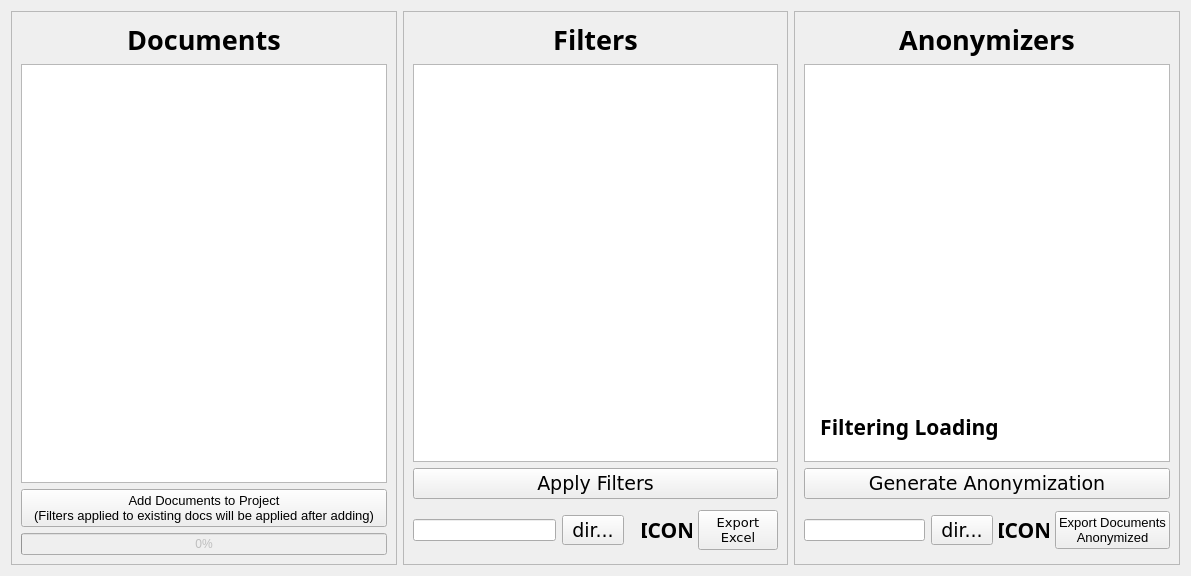
<?xml version="1.0" encoding="UTF-8"?>
<ui version="4.0">
 <class>Form</class>
 <widget class="QWidget" name="Form">
  <property name="geometry">
   <rect>
    <x>0</x>
    <y>0</y>
    <width>1191</width>
    <height>576</height>
   </rect>
  </property>
  <property name="sizePolicy">
   <sizepolicy hsizetype="Expanding" vsizetype="Expanding">
    <horstretch>0</horstretch>
    <verstretch>0</verstretch>
   </sizepolicy>
  </property>
  <property name="maximumSize">
   <size>
    <width>99999</width>
    <height>99999</height>
   </size>
  </property>
  <property name="windowTitle">
   <string>Form</string>
  </property>
  <layout class="QHBoxLayout" name="horizontalLayout">
   <item>
    <widget class="QFrame" name="documentsFrame">
     <property name="frameShape">
      <enum>QFrame::StyledPanel</enum>
     </property>
     <property name="frameShadow">
      <enum>QFrame::Raised</enum>
     </property>
     <layout class="QGridLayout" name="gridLayout_2">
      <item row="1" column="0">
       <widget class="QListWidget" name="listaDocsWidget">
        <property name="mouseTracking">
         <bool>true</bool>
        </property>
       </widget>
      </item>
      <item row="0" column="0">
       <widget class="QLabel" name="documentsLabel">
        <property name="font">
         <font>
          <family>Droid Sans Fallback</family>
          <pointsize>20</pointsize>
          <weight>75</weight>
          <bold>true</bold>
         </font>
        </property>
        <property name="text">
         <string>Documents</string>
        </property>
        <property name="alignment">
         <set>Qt::AlignCenter</set>
        </property>
       </widget>
      </item>
      <item row="2" column="0">
       <widget class="QPushButton" name="addDocumentsButton">
        <property name="font">
         <font>
          <family>MS Shell Dlg 2</family>
          <pointsize>10</pointsize>
         </font>
        </property>
        <property name="text">
         <string>Add Documents to Project
(Filters applied to existing docs will be applied after adding)</string>
        </property>
       </widget>
      </item>
      <item row="3" column="0">
       <widget class="QProgressBar" name="progressBarDocuments">
        <property name="enabled">
         <bool>false</bool>
        </property>
        <property name="value">
         <number>0</number>
        </property>
        <property name="alignment">
         <set>Qt::AlignCenter</set>
        </property>
       </widget>
      </item>
     </layout>
    </widget>
   </item>
   <item>
    <widget class="QFrame" name="filtersFrame">
     <property name="frameShape">
      <enum>QFrame::StyledPanel</enum>
     </property>
     <property name="frameShadow">
      <enum>QFrame::Raised</enum>
     </property>
     <layout class="QGridLayout" name="gridLayout_3">
      <item row="8" column="5">
       <widget class="QPushButton" name="exportFiltersButton">
        <property name="font">
         <font>
          <family>DejaVu Sans</family>
          <pointsize>10</pointsize>
         </font>
        </property>
        <property name="text">
         <string>Export
Excel</string>
        </property>
       </widget>
      </item>
      <item row="4" column="0" rowspan="2" colspan="6">
       <widget class="QPushButton" name="applyFiltersButton">
        <property name="font">
         <font>
          <family>DejaVu Sans</family>
          <pointsize>14</pointsize>
         </font>
        </property>
        <property name="text">
         <string>Apply Filters</string>
        </property>
       </widget>
      </item>
      <item row="0" column="0" colspan="6">
       <widget class="QLabel" name="filtersLabel">
        <property name="font">
         <font>
          <family>Droid Sans Fallback</family>
          <pointsize>20</pointsize>
          <weight>75</weight>
          <bold>true</bold>
         </font>
        </property>
        <property name="text">
         <string>Filters</string>
        </property>
        <property name="alignment">
         <set>Qt::AlignCenter</set>
        </property>
       </widget>
      </item>
      <item row="1" column="0" colspan="6">
       <widget class="QListWidget" name="listaFiltersWidget">
        <property name="mouseTracking">
         <bool>true</bool>
        </property>
       </widget>
      </item>
      <item row="8" column="0">
       <widget class="QLineEdit" name="directoryExcelLineEdit"/>
      </item>
      <item row="8" column="1">
       <widget class="QToolButton" name="excelDirectoryButton">
        <property name="font">
         <font>
          <family>DejaVu Sans</family>
          <pointsize>14</pointsize>
         </font>
        </property>
        <property name="text">
         <string>dir...</string>
        </property>
       </widget>
      </item>
      <item row="8" column="4">
       <widget class="QLabel" name="labelGeneralFilterIcon">
        <property name="enabled">
         <bool>true</bool>
        </property>
        <property name="sizePolicy">
         <sizepolicy hsizetype="Fixed" vsizetype="Fixed">
          <horstretch>0</horstretch>
          <verstretch>0</verstretch>
         </sizepolicy>
        </property>
        <property name="minimumSize">
         <size>
          <width>50</width>
          <height>50</height>
         </size>
        </property>
        <property name="maximumSize">
         <size>
          <width>50</width>
          <height>50</height>
         </size>
        </property>
        <property name="font">
         <font>
          <family>Yu Gothic UI Semibold</family>
          <pointsize>16</pointsize>
          <weight>75</weight>
          <bold>true</bold>
         </font>
        </property>
        <property name="text">
         <string>ICON</string>
        </property>
        <property name="alignment">
         <set>Qt::AlignCenter</set>
        </property>
       </widget>
      </item>
     </layout>
    </widget>
   </item>
   <item>
    <widget class="QFrame" name="anonFrame">
     <property name="frameShape">
      <enum>QFrame::StyledPanel</enum>
     </property>
     <property name="frameShadow">
      <enum>QFrame::Raised</enum>
     </property>
     <layout class="QGridLayout" name="gridLayout">
      <item row="0" column="0" colspan="5">
       <widget class="QLabel" name="anonLabel">
        <property name="font">
         <font>
          <family>Droid Sans Fallback</family>
          <pointsize>20</pointsize>
          <weight>75</weight>
          <bold>true</bold>
         </font>
        </property>
        <property name="text">
         <string>Anonymizers</string>
        </property>
        <property name="alignment">
         <set>Qt::AlignCenter</set>
        </property>
       </widget>
      </item>
      <item row="2" column="0" rowspan="2" colspan="5">
       <widget class="QPushButton" name="generateAnonButton">
        <property name="font">
         <font>
          <family>DejaVu Sans</family>
          <pointsize>14</pointsize>
         </font>
        </property>
        <property name="text">
         <string>Generate Anonymization</string>
        </property>
       </widget>
      </item>
      <item row="5" column="1">
       <widget class="QToolButton" name="anonDirectoryButton">
        <property name="font">
         <font>
          <family>DejaVu Sans</family>
          <pointsize>14</pointsize>
         </font>
        </property>
        <property name="text">
         <string>dir...</string>
        </property>
       </widget>
      </item>
      <item row="5" column="3" colspan="2">
       <widget class="QPushButton" name="exportAnonDocumentsButton">
        <property name="font">
         <font>
          <family>MS Shell Dlg 2</family>
          <pointsize>10</pointsize>
         </font>
        </property>
        <property name="text">
         <string>Export Documents
Anonymized</string>
        </property>
       </widget>
      </item>
      <item row="1" column="0" colspan="5">
       <widget class="QListWidget" name="listaAnonWidget">
        <property name="mouseTracking">
         <bool>true</bool>
        </property>
       </widget>
      </item>
      <item row="5" column="0">
       <widget class="QLineEdit" name="directoryAnonLineEdit"/>
      </item>
      <item row="5" column="2">
       <widget class="QLabel" name="labelGeneralAnonIcon">
        <property name="enabled">
         <bool>true</bool>
        </property>
        <property name="sizePolicy">
         <sizepolicy hsizetype="Fixed" vsizetype="Fixed">
          <horstretch>0</horstretch>
          <verstretch>0</verstretch>
         </sizepolicy>
        </property>
        <property name="minimumSize">
         <size>
          <width>50</width>
          <height>50</height>
         </size>
        </property>
        <property name="maximumSize">
         <size>
          <width>50</width>
          <height>50</height>
         </size>
        </property>
        <property name="font">
         <font>
          <family>Yu Gothic UI Semibold</family>
          <pointsize>16</pointsize>
          <weight>75</weight>
          <bold>true</bold>
         </font>
        </property>
        <property name="text">
         <string>ICON</string>
        </property>
        <property name="alignment">
         <set>Qt::AlignCenter</set>
        </property>
       </widget>
      </item>
     </layout>
     <widget class="QLabel" name="labelGeneralAnon">
      <property name="enabled">
       <bool>true</bool>
      </property>
      <property name="geometry">
       <rect>
        <x>10</x>
        <y>390</y>
        <width>211</width>
        <height>51</height>
       </rect>
      </property>
      <property name="font">
       <font>
        <family>Yu Gothic UI Semibold</family>
        <pointsize>16</pointsize>
        <weight>75</weight>
        <bold>true</bold>
       </font>
      </property>
      <property name="text">
       <string>Filtering Loading</string>
      </property>
      <property name="alignment">
       <set>Qt::AlignCenter</set>
      </property>
     </widget>
    </widget>
   </item>
  </layout>
 </widget>
 <resources/>
 <connections/>
</ui>
